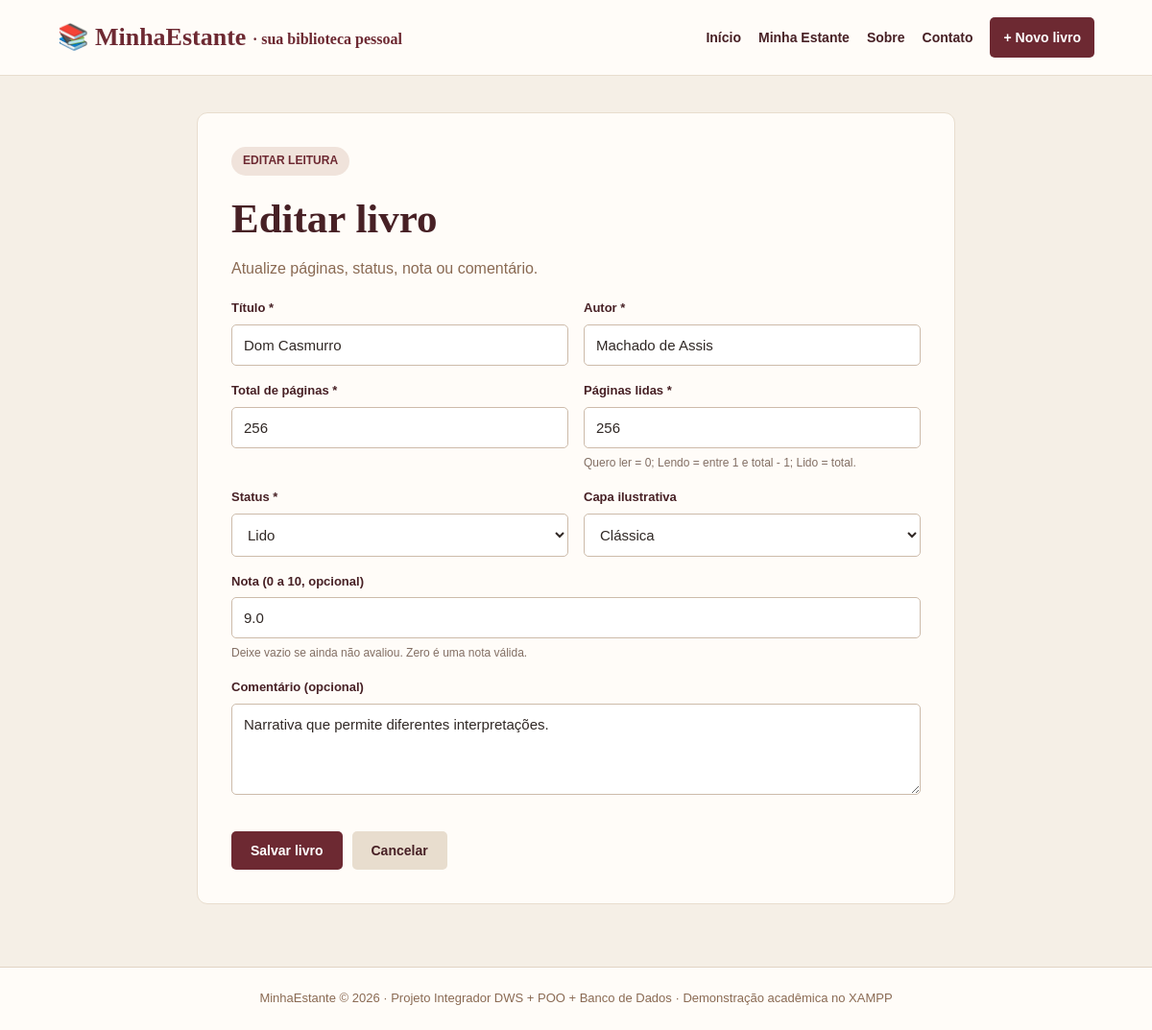
The app's page /xampp/MinhaEstante/editar.php?id=1 with its own data.
### tables this page shows
CREATE TABLE IF NOT EXISTS leitura (
    id_leitura INT AUTO_INCREMENT PRIMARY KEY,
    id_usuario INT NOT NULL,
    id_livro INT NOT NULL,
    status VARCHAR(15) NOT NULL DEFAULT 'Quero ler',
    paginas_lidas INT NOT NULL DEFAULT 0,
    nota DECIMAL(3,1) NULL,
    comentario TEXT,
    UNIQUE (id_usuario, id_livro),
    FOREIGN KEY (id_usuario) REFERENCES usuario(id_usuario),
    FOREIGN KEY (id_livro) REFERENCES livro(id_livro)
);

CREATE TABLE IF NOT EXISTS livro (
    id_livro INT AUTO_INCREMENT PRIMARY KEY,
    titulo VARCHAR(150) NOT NULL,
    autor VARCHAR(100) NOT NULL,
    total_paginas INT NOT NULL,
    capa VARCHAR(100) DEFAULT ''
);

### xampp/MinhaEstante/funcoes.php (called while the page is built, shortened)
<?php
function campo_livro($livro, $nome, $valor_padrao = "") {
    if (isset($livro[$nome])) return $livro[$nome];
    return $valor_padrao;
}
function escapar($valor) {
    return htmlspecialchars((string) $valor, ENT_QUOTES, "UTF-8");
}
function buscar_livro($conexao, $id_livro) {
    $id_livro = (int) $id_livro;
    $sql = "SELECT l.id_livro, l.titulo, l.autor, l.total_paginas, l.capa,
            le.id_leitura, le.status, le.paginas_lidas, le.nota, le.comentario
            FROM livro AS l INNER JOIN leitura AS le
            ON l.id_livro = le.id_livro
            WHERE le.id_usuario = 1 AND l.id_livro = $id_livro";
    $resultado = mysqli_query($conexao, $sql);
    $livro = mysqli_fetch_assoc($resultado);
    return $livro ? $livro : null;
}
?>

### xampp/MinhaEstante/form_livro.php (the view, shortened to what this page needs)
<form action="<?php echo escapar($destino_formulario); ?>" method="POST" class="form-grid" id="form-livro">
<div class="campo"><label for="titulo">Título *</label><input id="titulo" name="titulo" type="text" maxlength="150" required value="<?php echo escapar(campo_livro($livro, "titulo")); ?>"></div>
<div class="campo"><label for="autor">Autor *</label><input id="autor" name="autor" type="text" maxlength="100" required value="<?php echo escapar(campo_livro($livro, "autor")); ?>"></div>
<div class="campo"><label for="total_paginas">Total de páginas *</label><input id="total_paginas" name="total_paginas" type="number" min="1" step="1" required value="<?php echo escapar(campo_livro($livro, "total_paginas")); ?>"></div>
<div class="campo"><label for="paginas_lidas">Páginas lidas *</label><input id="paginas_lidas" name="paginas_lidas" type="number" min="0" step="1" required value="<?php echo escapar(campo_livro($livro, "paginas_lidas", "0")); ?>"><span class="campo-ajuda">Quero ler = 0; Lendo = entre 1 e total - 1; Lido = total.</span></div>
<div class="campo"><label for="status">Status *</label><select id="status" name="status" required>
  <?php foreach (["Quero ler", "Lendo", "Lido"] as $status) { ?>
    <option value="<?php echo escapar($status); ?>" <?php if ((campo_livro($livro, "status", "Quero ler")) === $status) echo "selected"; ?>><?php echo escapar($status); ?></option>
  <?php } ?>
</select></div>
<div class="campo"><label for="capa">Capa ilustrativa</label><select id="capa" name="capa">
  <?php foreach (["" => "Sem capa", "img/capas/classica.png" => "Clássica", "img/capas/lua.png" => "Luar", "img/capas/botanica.png" => "Botânica"] as $url => $nome) { ?>
  <option value="<?php echo escapar($url); ?>" <?php if ((campo_livro($livro, "capa")) === $url) echo "selected"; ?>><?php echo escapar($nome); ?></option>
  <?php } ?>
</select></div>
<div class="campo"><label for="nota">Nota (0 a 10, opcional)</label><input id="nota" name="nota" type="number" min="0" max="10" step="0.1" value="<?php echo escapar(campo_livro($livro, "nota")); ?>"><span class="campo-ajuda">Deixe vazio se ainda não avaliou. Zero é uma nota válida.</span></div>
<div class="campo largura-toda"><label for="comentario">Comentário (opcional)</label><textarea id="comentario" name="comentario" maxlength="800"><?php echo escapar(campo_livro($livro, "comentario")); ?></textarea></div>
<p class="mensagem" id="aviso-validacao" aria-live="polite"></p><div class="linha-botoes"><button class="botao" type="submit">Salvar livro</button><a class="botao secundario" href="estante.php">Cancelar</a></div>
</form>

### xampp/MinhaEstante/css/style.css (style rules this page uses)
* { box-sizing: border-box; margin: 0; padding: 0; }
body { font-family: Arial, Helvetica, sans-serif; background: #F5EFE6; color: #302825; line-height: 1.6; }
a { color: inherit; }
.botao, button.botao { display: inline-block; border: none; border-radius: 5px; padding: 12px 20px; font: bold 14px Arial, sans-serif; color: white; background: #6D2932; text-decoration: none; cursor: pointer; text-align: center; }
.botao.secundario { background: #E8DDCE; color: #472025; }
.linha-botoes { display: flex; gap: 10px; flex-wrap: wrap; align-items: center; margin-top: 22px; }
.form-grid { display: flex; flex-wrap: wrap; gap: 16px; margin-top: 18px; }
.campo { display: flex; flex-direction: column; gap: 6px; flex: 1 1 260px; }
.campo.largura-toda { flex: 1 1 100%; }
.campo label { color: #472025; font-weight: bold; font-size: 13px; }
input, select, textarea { width: 100%; padding: 12px; border: 1px solid #cdbbaa; background: #fff; border-radius: 5px; color: #302825; font: 15px Arial, sans-serif; }
textarea { min-height: 95px; resize: vertical; }
.campo-ajuda { color: #826e63; font-size: 12px; }

### records on screen
leitura: titulo "Dom Casmurro", autor "Machado de Assis", total_paginas "256", paginas_lidas "256", nota "9.0", comentario "Narrativa que permite diferentes interpretações."
livro: capa "Clássica"

### other values on screen
form field status "Lido"
